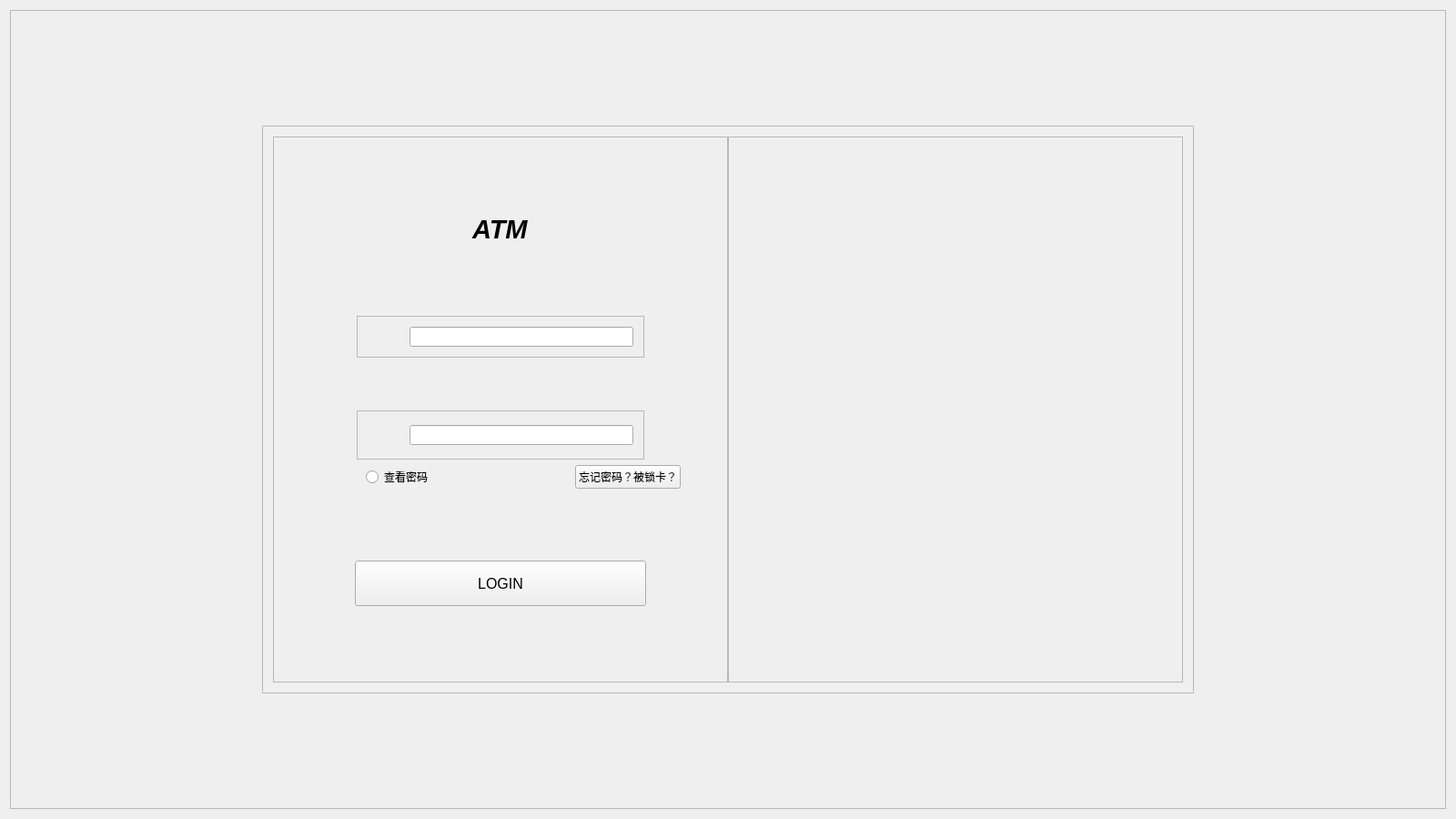
<?xml version="1.0" encoding="UTF-8"?>
<ui version="4.0">
 <class>login_with_lock</class>
 <widget class="QWidget" name="login_with_lock">
  <property name="geometry">
   <rect>
    <x>0</x>
    <y>0</y>
    <width>1600</width>
    <height>900</height>
   </rect>
  </property>
  <property name="sizePolicy">
   <sizepolicy hsizetype="Fixed" vsizetype="Fixed">
    <horstretch>0</horstretch>
    <verstretch>0</verstretch>
   </sizepolicy>
  </property>
  <property name="minimumSize">
   <size>
    <width>1600</width>
    <height>900</height>
   </size>
  </property>
  <property name="maximumSize">
   <size>
    <width>1600</width>
    <height>900</height>
   </size>
  </property>
  <property name="windowTitle">
   <string>Widget</string>
  </property>
  <property name="styleSheet">
   <string notr="true"/>
  </property>
  <layout class="QGridLayout" name="gridLayout_6">
   <item row="0" column="0">
    <widget class="QFrame" name="frame_background">
     <property name="frameShape">
      <enum>QFrame::StyledPanel</enum>
     </property>
     <property name="frameShadow">
      <enum>QFrame::Raised</enum>
     </property>
     <layout class="QGridLayout" name="gridLayout_3">
      <item row="0" column="0">
       <layout class="QVBoxLayout" name="verticalLayout_2">
        <item>
         <spacer name="verticalSpacer_9">
          <property name="orientation">
           <enum>Qt::Vertical</enum>
          </property>
          <property name="sizeHint" stdset="0">
           <size>
            <width>20</width>
            <height>13</height>
           </size>
          </property>
         </spacer>
        </item>
        <item>
         <layout class="QHBoxLayout" name="horizontalLayout_9">
          <item>
           <spacer name="horizontalSpacer_17">
            <property name="orientation">
             <enum>Qt::Horizontal</enum>
            </property>
            <property name="sizeHint" stdset="0">
             <size>
              <width>40</width>
              <height>20</height>
             </size>
            </property>
           </spacer>
          </item>
          <item>
           <widget class="QFrame" name="frame">
            <property name="frameShape">
             <enum>QFrame::StyledPanel</enum>
            </property>
            <property name="frameShadow">
             <enum>QFrame::Raised</enum>
            </property>
            <layout class="QGridLayout" name="gridLayout_2">
             <item row="0" column="0">
              <layout class="QHBoxLayout" name="horizontalLayout_8">
               <property name="spacing">
                <number>0</number>
               </property>
               <item>
                <widget class="QFrame" name="frame_login">
                 <property name="sizePolicy">
                  <sizepolicy hsizetype="Minimum" vsizetype="Minimum">
                   <horstretch>0</horstretch>
                   <verstretch>0</verstretch>
                  </sizepolicy>
                 </property>
                 <property name="minimumSize">
                  <size>
                   <width>500</width>
                   <height>600</height>
                  </size>
                 </property>
                 <property name="maximumSize">
                  <size>
                   <width>500</width>
                   <height>600</height>
                  </size>
                 </property>
                 <property name="frameShape">
                  <enum>QFrame::StyledPanel</enum>
                 </property>
                 <property name="frameShadow">
                  <enum>QFrame::Raised</enum>
                 </property>
                 <layout class="QGridLayout" name="gridLayout_5">
                  <item row="0" column="0">
                   <layout class="QVBoxLayout" name="verticalLayout">
                    <item>
                     <spacer name="verticalSpacer_2">
                      <property name="orientation">
                       <enum>Qt::Vertical</enum>
                      </property>
                      <property name="sizeHint" stdset="0">
                       <size>
                        <width>20</width>
                        <height>13</height>
                       </size>
                      </property>
                     </spacer>
                    </item>
                    <item>
                     <layout class="QHBoxLayout" name="horizontalLayout">
                      <item>
                       <spacer name="horizontalSpacer">
                        <property name="orientation">
                         <enum>Qt::Horizontal</enum>
                        </property>
                        <property name="sizeType">
                         <enum>QSizePolicy::Expanding</enum>
                        </property>
                        <property name="sizeHint" stdset="0">
                         <size>
                          <width>40</width>
                          <height>20</height>
                         </size>
                        </property>
                       </spacer>
                      </item>
                      <item>
                       <widget class="QLabel" name="label_login">
                        <property name="font">
                         <font>
                          <family>Arial</family>
                          <pointsize>22</pointsize>
                         </font>
                        </property>
                        <property name="text">
                         <string>&lt;html&gt;&lt;head/&gt;&lt;body&gt;&lt;p&gt;&lt;span style=&quot; font-weight:600; font-style:italic;&quot;&gt;ATM&lt;/span&gt;&lt;/p&gt;&lt;/body&gt;&lt;/html&gt;</string>
                        </property>
                       </widget>
                      </item>
                      <item>
                       <spacer name="horizontalSpacer_2">
                        <property name="orientation">
                         <enum>Qt::Horizontal</enum>
                        </property>
                        <property name="sizeHint" stdset="0">
                         <size>
                          <width>40</width>
                          <height>20</height>
                         </size>
                        </property>
                       </spacer>
                      </item>
                     </layout>
                    </item>
                    <item>
                     <spacer name="verticalSpacer">
                      <property name="orientation">
                       <enum>Qt::Vertical</enum>
                      </property>
                      <property name="sizeHint" stdset="0">
                       <size>
                        <width>20</width>
                        <height>13</height>
                       </size>
                      </property>
                     </spacer>
                    </item>
                    <item>
                     <layout class="QHBoxLayout" name="horizontalLayout_10">
                      <item>
                       <spacer name="horizontalSpacer_20">
                        <property name="orientation">
                         <enum>Qt::Horizontal</enum>
                        </property>
                        <property name="sizeType">
                         <enum>QSizePolicy::Fixed</enum>
                        </property>
                        <property name="sizeHint" stdset="0">
                         <size>
                          <width>80</width>
                          <height>20</height>
                         </size>
                        </property>
                       </spacer>
                      </item>
                      <item>
                       <widget class="QFrame" name="frame_user_name">
                        <property name="minimumSize">
                         <size>
                          <width>0</width>
                          <height>46</height>
                         </size>
                        </property>
                        <property name="maximumSize">
                         <size>
                          <width>16777215</width>
                          <height>46</height>
                         </size>
                        </property>
                        <property name="frameShape">
                         <enum>QFrame::StyledPanel</enum>
                        </property>
                        <property name="frameShadow">
                         <enum>QFrame::Raised</enum>
                        </property>
                        <layout class="QGridLayout" name="gridLayout_4">
                         <item row="0" column="0">
                          <layout class="QHBoxLayout" name="horizontalLayout_11">
                           <item>
                            <spacer name="horizontalSpacer_21">
                             <property name="orientation">
                              <enum>Qt::Horizontal</enum>
                             </property>
                             <property name="sizeType">
                              <enum>QSizePolicy::Fixed</enum>
                             </property>
                             <property name="sizeHint" stdset="0">
                              <size>
                               <width>10</width>
                               <height>20</height>
                              </size>
                             </property>
                            </spacer>
                           </item>
                           <item>
                            <widget class="QLabel" name="label_user_name">
                             <property name="sizePolicy">
                              <sizepolicy hsizetype="Fixed" vsizetype="Fixed">
                               <horstretch>0</horstretch>
                               <verstretch>0</verstretch>
                              </sizepolicy>
                             </property>
                             <property name="minimumSize">
                              <size>
                               <width>30</width>
                               <height>30</height>
                              </size>
                             </property>
                             <property name="maximumSize">
                              <size>
                               <width>30</width>
                               <height>30</height>
                              </size>
                             </property>
                             <property name="text">
                              <string/>
                             </property>
                            </widget>
                           </item>
                           <item>
                            <widget class="QLineEdit" name="lineE_user_name"/>
                           </item>
                          </layout>
                         </item>
                        </layout>
                       </widget>
                      </item>
                      <item>
                       <spacer name="horizontalSpacer_22">
                        <property name="orientation">
                         <enum>Qt::Horizontal</enum>
                        </property>
                        <property name="sizeType">
                         <enum>QSizePolicy::Fixed</enum>
                        </property>
                        <property name="sizeHint" stdset="0">
                         <size>
                          <width>80</width>
                          <height>20</height>
                         </size>
                        </property>
                       </spacer>
                      </item>
                     </layout>
                    </item>
                    <item>
                     <layout class="QHBoxLayout" name="horizontalLayout_5" stretch="5,10,10">
                      <item>
                       <spacer name="horizontalSpacer_8">
                        <property name="orientation">
                         <enum>Qt::Horizontal</enum>
                        </property>
                        <property name="sizeType">
                         <enum>QSizePolicy::Minimum</enum>
                        </property>
                        <property name="sizeHint" stdset="0">
                         <size>
                          <width>40</width>
                          <height>20</height>
                         </size>
                        </property>
                       </spacer>
                      </item>
                      <item>
                       <widget class="QLabel" name="card_IDLabel">
                        <property name="sizePolicy">
                         <sizepolicy hsizetype="Expanding" vsizetype="Fixed">
                          <horstretch>0</horstretch>
                          <verstretch>0</verstretch>
                         </sizepolicy>
                        </property>
                        <property name="minimumSize">
                         <size>
                          <width>0</width>
                          <height>46</height>
                         </size>
                        </property>
                        <property name="maximumSize">
                         <size>
                          <width>16777215</width>
                          <height>46</height>
                         </size>
                        </property>
                        <property name="text">
                         <string>&lt;html&gt;&lt;head/&gt;&lt;body&gt;&lt;p&gt;&lt;br/&gt;&lt;/p&gt;&lt;/body&gt;&lt;/html&gt;</string>
                        </property>
                       </widget>
                      </item>
                      <item>
                       <spacer name="horizontalSpacer_9">
                        <property name="orientation">
                         <enum>Qt::Horizontal</enum>
                        </property>
                        <property name="sizeHint" stdset="0">
                         <size>
                          <width>40</width>
                          <height>20</height>
                         </size>
                        </property>
                       </spacer>
                      </item>
                     </layout>
                    </item>
                    <item>
                     <layout class="QHBoxLayout" name="horizontalLayout_2">
                      <item>
                       <spacer name="horizontalSpacer_6">
                        <property name="orientation">
                         <enum>Qt::Horizontal</enum>
                        </property>
                        <property name="sizeType">
                         <enum>QSizePolicy::Fixed</enum>
                        </property>
                        <property name="sizeHint" stdset="0">
                         <size>
                          <width>80</width>
                          <height>20</height>
                         </size>
                        </property>
                       </spacer>
                      </item>
                      <item>
                       <widget class="QFrame" name="frame_pwd">
                        <property name="frameShape">
                         <enum>QFrame::StyledPanel</enum>
                        </property>
                        <property name="frameShadow">
                         <enum>QFrame::Raised</enum>
                        </property>
                        <layout class="QGridLayout" name="gridLayout">
                         <item row="0" column="0">
                          <layout class="QHBoxLayout" name="horizontalLayout_3">
                           <item>
                            <spacer name="horizontalSpacer_5">
                             <property name="orientation">
                              <enum>Qt::Horizontal</enum>
                             </property>
                             <property name="sizeType">
                              <enum>QSizePolicy::Fixed</enum>
                             </property>
                             <property name="sizeHint" stdset="0">
                              <size>
                               <width>10</width>
                               <height>20</height>
                              </size>
                             </property>
                            </spacer>
                           </item>
                           <item>
                            <widget class="QLabel" name="label_pwd">
                             <property name="sizePolicy">
                              <sizepolicy hsizetype="Fixed" vsizetype="Fixed">
                               <horstretch>0</horstretch>
                               <verstretch>0</verstretch>
                              </sizepolicy>
                             </property>
                             <property name="minimumSize">
                              <size>
                               <width>30</width>
                               <height>30</height>
                              </size>
                             </property>
                             <property name="maximumSize">
                              <size>
                               <width>30</width>
                               <height>30</height>
                              </size>
                             </property>
                             <property name="text">
                              <string/>
                             </property>
                            </widget>
                           </item>
                           <item>
                            <widget class="QLineEdit" name="lineE_pwd"/>
                           </item>
                          </layout>
                         </item>
                        </layout>
                       </widget>
                      </item>
                      <item>
                       <spacer name="horizontalSpacer_19">
                        <property name="orientation">
                         <enum>Qt::Horizontal</enum>
                        </property>
                        <property name="sizeType">
                         <enum>QSizePolicy::Fixed</enum>
                        </property>
                        <property name="sizeHint" stdset="0">
                         <size>
                          <width>80</width>
                          <height>20</height>
                         </size>
                        </property>
                       </spacer>
                      </item>
                     </layout>
                    </item>
                    <item>
                     <layout class="QHBoxLayout" name="horizontalLayout_4">
                      <item>
                       <spacer name="horizontalSpacer_11">
                        <property name="orientation">
                         <enum>Qt::Horizontal</enum>
                        </property>
                        <property name="sizeType">
                         <enum>QSizePolicy::Fixed</enum>
                        </property>
                        <property name="sizeHint" stdset="0">
                         <size>
                          <width>90</width>
                          <height>20</height>
                         </size>
                        </property>
                       </spacer>
                      </item>
                      <item>
                       <widget class="QRadioButton" name="radioButton">
                        <property name="text">
                         <string>查看密码</string>
                        </property>
                       </widget>
                      </item>
                      <item>
                       <spacer name="horizontalSpacer_12">
                        <property name="orientation">
                         <enum>Qt::Horizontal</enum>
                        </property>
                        <property name="sizeType">
                         <enum>QSizePolicy::Expanding</enum>
                        </property>
                        <property name="sizeHint" stdset="0">
                         <size>
                          <width>80</width>
                          <height>20</height>
                         </size>
                        </property>
                       </spacer>
                      </item>
                      <item>
                       <widget class="QPushButton" name="btn_forget">
                        <property name="minimumSize">
                         <size>
                          <width>0</width>
                          <height>20</height>
                         </size>
                        </property>
                        <property name="text">
                         <string>忘记密码？被锁卡？</string>
                        </property>
                       </widget>
                      </item>
                      <item>
                       <spacer name="horizontalSpacer_7">
                        <property name="orientation">
                         <enum>Qt::Horizontal</enum>
                        </property>
                        <property name="sizeType">
                         <enum>QSizePolicy::Minimum</enum>
                        </property>
                        <property name="sizeHint" stdset="0">
                         <size>
                          <width>40</width>
                          <height>20</height>
                         </size>
                        </property>
                       </spacer>
                      </item>
                     </layout>
                    </item>
                    <item>
                     <spacer name="verticalSpacer_5">
                      <property name="orientation">
                       <enum>Qt::Vertical</enum>
                      </property>
                      <property name="sizeHint" stdset="0">
                       <size>
                        <width>20</width>
                        <height>13</height>
                       </size>
                      </property>
                     </spacer>
                    </item>
                    <item>
                     <layout class="QHBoxLayout" name="horizontalLayout_6">
                      <item>
                       <spacer name="horizontalSpacer_13">
                        <property name="orientation">
                         <enum>Qt::Horizontal</enum>
                        </property>
                        <property name="sizeHint" stdset="0">
                         <size>
                          <width>40</width>
                          <height>20</height>
                         </size>
                        </property>
                       </spacer>
                      </item>
                      <item>
                       <widget class="QPushButton" name="btn_login">
                        <property name="sizePolicy">
                         <sizepolicy hsizetype="Fixed" vsizetype="Fixed">
                          <horstretch>0</horstretch>
                          <verstretch>0</verstretch>
                         </sizepolicy>
                        </property>
                        <property name="minimumSize">
                         <size>
                          <width>320</width>
                          <height>50</height>
                         </size>
                        </property>
                        <property name="maximumSize">
                         <size>
                          <width>320</width>
                          <height>50</height>
                         </size>
                        </property>
                        <property name="font">
                         <font>
                          <family>Arial</family>
                          <pointsize>12</pointsize>
                         </font>
                        </property>
                        <property name="text">
                         <string>LOGIN</string>
                        </property>
                       </widget>
                      </item>
                      <item>
                       <spacer name="horizontalSpacer_14">
                        <property name="orientation">
                         <enum>Qt::Horizontal</enum>
                        </property>
                        <property name="sizeHint" stdset="0">
                         <size>
                          <width>40</width>
                          <height>20</height>
                         </size>
                        </property>
                       </spacer>
                      </item>
                     </layout>
                    </item>
                    <item>
                     <spacer name="verticalSpacer_6">
                      <property name="orientation">
                       <enum>Qt::Vertical</enum>
                      </property>
                      <property name="sizeHint" stdset="0">
                       <size>
                        <width>20</width>
                        <height>13</height>
                       </size>
                      </property>
                     </spacer>
                    </item>
                   </layout>
                  </item>
                 </layout>
                </widget>
               </item>
               <item>
                <widget class="QFrame" name="frame_pic">
                 <property name="sizePolicy">
                  <sizepolicy hsizetype="Minimum" vsizetype="Minimum">
                   <horstretch>0</horstretch>
                   <verstretch>0</verstretch>
                  </sizepolicy>
                 </property>
                 <property name="minimumSize">
                  <size>
                   <width>500</width>
                   <height>600</height>
                  </size>
                 </property>
                 <property name="frameShape">
                  <enum>QFrame::StyledPanel</enum>
                 </property>
                 <property name="frameShadow">
                  <enum>QFrame::Raised</enum>
                 </property>
                </widget>
               </item>
              </layout>
             </item>
            </layout>
           </widget>
          </item>
          <item>
           <spacer name="horizontalSpacer_18">
            <property name="orientation">
             <enum>Qt::Horizontal</enum>
            </property>
            <property name="sizeHint" stdset="0">
             <size>
              <width>40</width>
              <height>20</height>
             </size>
            </property>
           </spacer>
          </item>
         </layout>
        </item>
        <item>
         <spacer name="verticalSpacer_10">
          <property name="orientation">
           <enum>Qt::Vertical</enum>
          </property>
          <property name="sizeHint" stdset="0">
           <size>
            <width>20</width>
            <height>13</height>
           </size>
          </property>
         </spacer>
        </item>
       </layout>
      </item>
     </layout>
    </widget>
   </item>
  </layout>
 </widget>
 <layoutdefault spacing="6" margin="11"/>
 <resources/>
 <connections/>
</ui>
